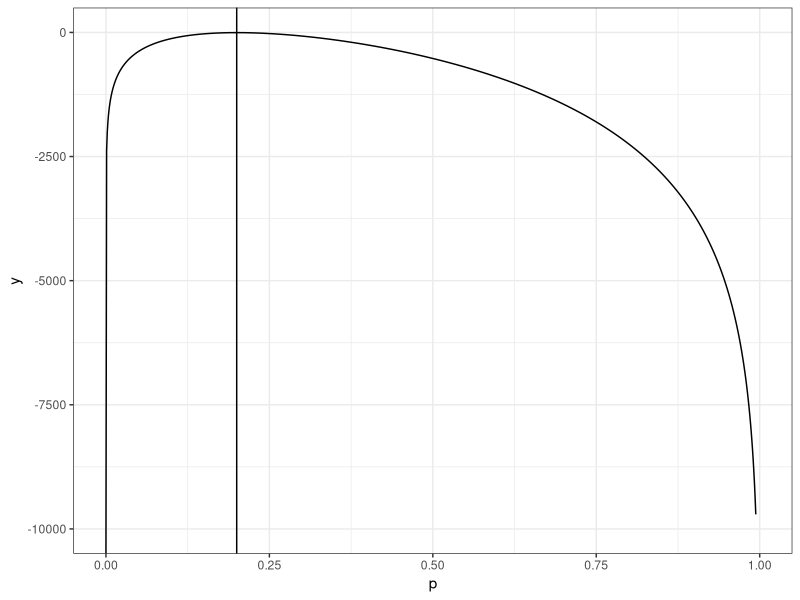
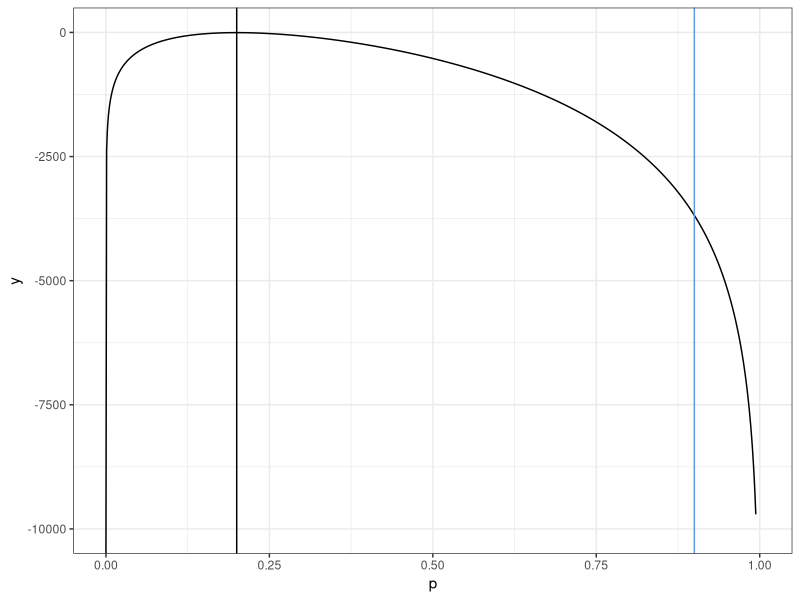
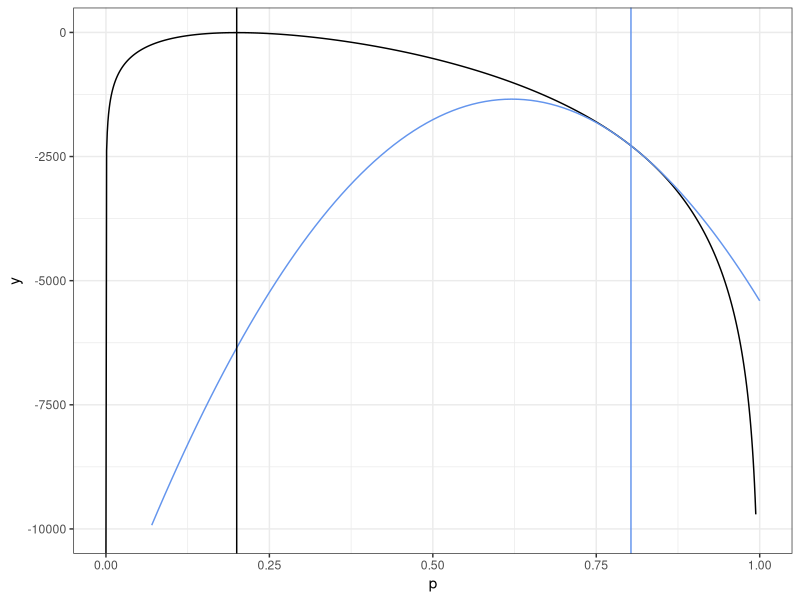
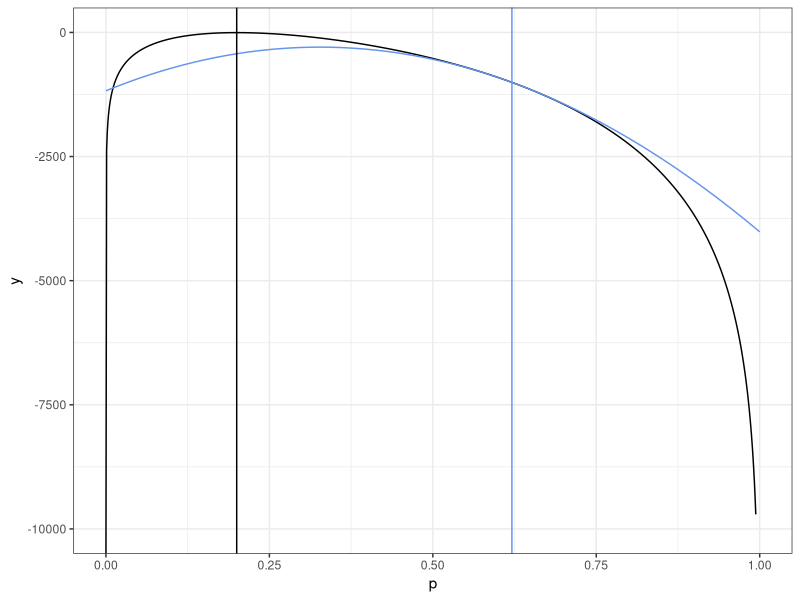
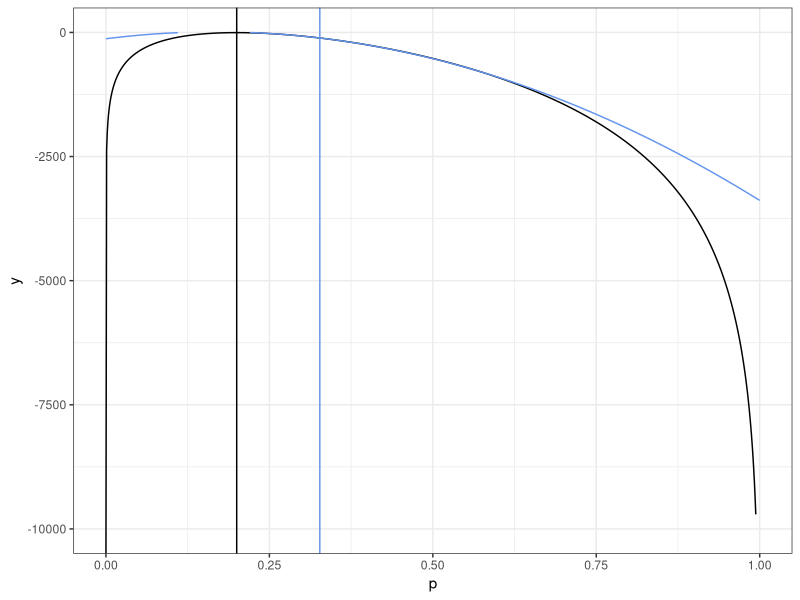
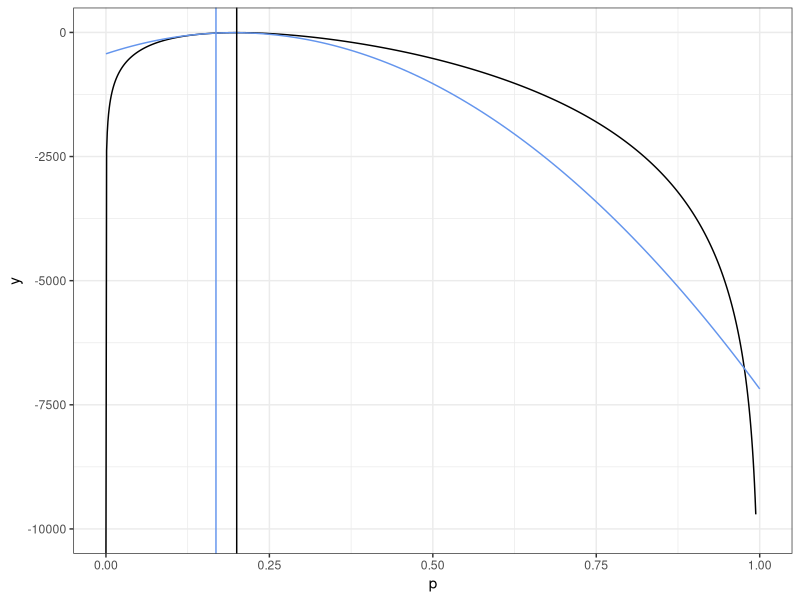
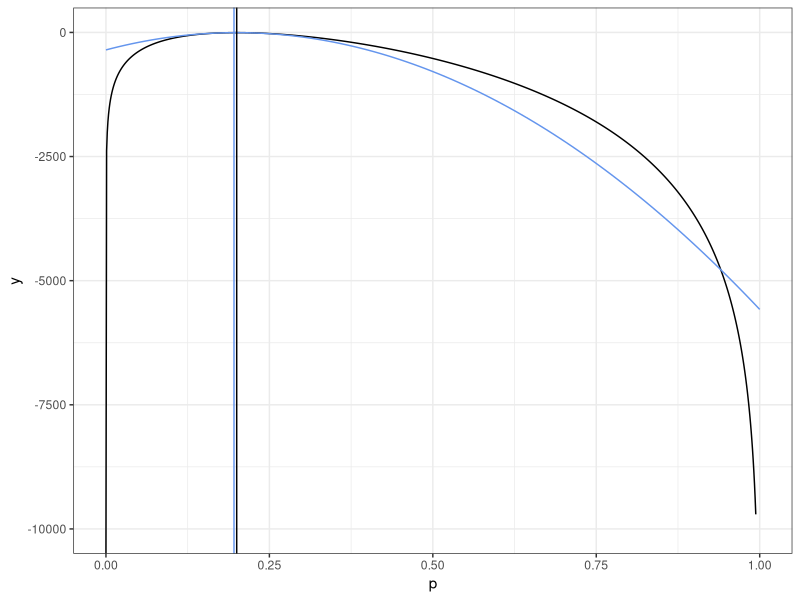
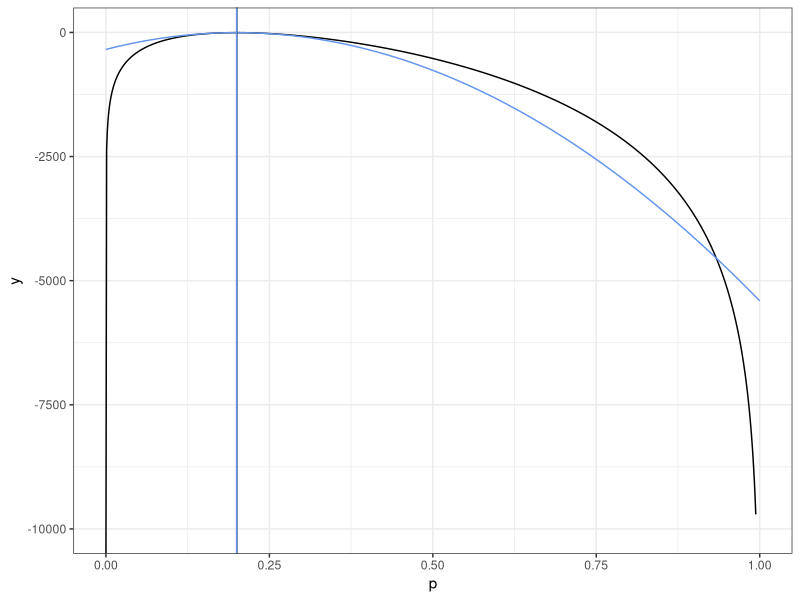

Write R code to recreate these figures, in order.
## ---- chunk 1
knitr::opts_chunk$set(echo = TRUE)

library(dplyr)
library(ggplot2)
## ---- chunk 2
loglikelihood <- function(p) {
  result <- vector("numeric", length(p))
  for(i in seq_along(p)) {
    result[i] <- dbinom(540, size = 2700, prob = p[i], log = TRUE)
  }
  
  return(result)
}

ggplot(data = data.frame(p = c(0, 1)), mapping = aes(x = p)) +
  stat_function(fun = loglikelihood, n = 1001) +
  geom_vline(xintercept = 0.2) +
  ylim(c(-10000, 0)) +
  theme_bw()
## ---- chunk 3
loglikelihood <- function(p) {
  result <- vector("numeric", length(p))
  for(i in seq_along(p)) {
    result[i] <- dbinom(540, size = 2700, prob = p[i], log = TRUE)
  }
  
  return(result)
}

ggplot(data = data.frame(p = c(0, 1)), mapping = aes(x = p)) +
  stat_function(fun = loglikelihood, n = 1001) +
  geom_vline(xintercept = 0.2) +
  geom_vline(xintercept = 0.9, color = "cornflowerblue") +
  ylim(c(-10000, 0)) +
  theme_bw()
## ---- chunk 4
p_old <- 0.9
dl_dp <- (540/p_old + (540 - 2700)/(1 - p_old))
d2l_dp2 <- (-540/(p_old^2) + (540-2700)/((1 - p_old)^2))
p_updated <- p_old - dl_dp / d2l_dp2
p_updated
# to start next update, you could set p_old <- p_updated
# and re-use the rest of the code
## ---- chunk 5
loglikelihood <- function(p) {
  result <- vector("numeric", length(p))
  for(i in seq_along(p)) {
    result[i] <- dbinom(540, size = 2700, prob = p[i], log = TRUE)
  }
  
  return(result)
}

P_2 <- function(p, p_center) {
  dl_dp <- (540/p_center + (540 - 2700)/(1 - p_center))
  d2l_dp2 <- (-540/(p_center^2) + (540-2700)/((1 - p_center)^2))
  loglikelihood(p_center) +
    dl_dp * (p - p_center) +
    0.5 * d2l_dp2 * (p - p_center)^2
}

ggplot(data = data.frame(p = c(0, 1)), mapping = aes(x = p)) +
  stat_function(fun = loglikelihood, n = 1001) +
  stat_function(fun = P_2,
    args = list(p_center = p_updated),
    color = "cornflowerblue") +
  geom_vline(xintercept = 0.2) +
  geom_vline(xintercept = p_updated, color = "cornflowerblue") +
  ylim(c(-10000, 0)) +
  theme_bw()
## ---- chunk 6
p_old <- p_updated
dl_dp <- (540/p_old + (540 - 2700)/(1 - p_old))
d2l_dp2 <- (-540/(p_old^2) + (540-2700)/((1 - p_old)^2))
p_updated <- p_old - dl_dp / d2l_dp2
p_updated
## ---- chunk 7
ggplot(data = data.frame(p = c(0, 1)), mapping = aes(x = p)) +
  stat_function(fun = loglikelihood, n = 1001) +
  stat_function(fun = P_2,
    args = list(p_center = p_updated),
    color = "cornflowerblue") +
  geom_vline(xintercept = 0.2) +
  geom_vline(xintercept = p_updated, color = "cornflowerblue") +
  ylim(c(-10000, 0)) +
  theme_bw()
## ---- chunk 8
p_old <- p_updated
dl_dp <- (540/p_old + (540 - 2700)/(1 - p_old))
d2l_dp2 <- (-540/(p_old^2) + (540-2700)/((1 - p_old)^2))
p_updated <- p_old - dl_dp / d2l_dp2
p_updated
## ---- chunk 9
ggplot(data = data.frame(p = c(0, 1)), mapping = aes(x = p)) +
  stat_function(fun = loglikelihood, n = 1001) +
  stat_function(fun = P_2,
    args = list(p_center = p_updated),
    color = "cornflowerblue") +
  geom_vline(xintercept = 0.2) +
  geom_vline(xintercept = p_updated, color = "cornflowerblue") +
  ylim(c(-10000, 0)) +
  theme_bw()
## ---- chunk 10
p_old <- p_updated
dl_dp <- (540/p_old + (540 - 2700)/(1 - p_old))
d2l_dp2 <- (-540/(p_old^2) + (540-2700)/((1 - p_old)^2))
p_updated <- p_old - dl_dp / d2l_dp2
p_updated
## ---- chunk 11
ggplot(data = data.frame(p = c(0, 1)), mapping = aes(x = p)) +
  stat_function(fun = loglikelihood, n = 1001) +
  stat_function(fun = P_2,
    args = list(p_center = p_updated),
    color = "cornflowerblue") +
  geom_vline(xintercept = 0.2) +
  geom_vline(xintercept = p_updated, color = "cornflowerblue") +
  ylim(c(-10000, 0)) +
  theme_bw()
## ---- chunk 12
p_old <- p_updated
dl_dp <- (540/p_old + (540 - 2700)/(1 - p_old))
d2l_dp2 <- (-540/(p_old^2) + (540-2700)/((1 - p_old)^2))
p_updated <- p_old - dl_dp / d2l_dp2
p_updated
## ---- chunk 13
ggplot(data = data.frame(p = c(0, 1)), mapping = aes(x = p)) +
  stat_function(fun = loglikelihood, n = 1001) +
  stat_function(fun = P_2,
    args = list(p_center = p_updated),
    color = "cornflowerblue") +
  geom_vline(xintercept = 0.2) +
  geom_vline(xintercept = p_updated, color = "cornflowerblue") +
  ylim(c(-10000, 0)) +
  theme_bw()
## ---- chunk 14
p_old <- p_updated
dl_dp <- (540/p_old + (540 - 2700)/(1 - p_old))
d2l_dp2 <- (-540/(p_old^2) + (540-2700)/((1 - p_old)^2))
p_updated <- p_old - dl_dp / d2l_dp2
p_updated
## ---- chunk 15
ggplot(data = data.frame(p = c(0, 1)), mapping = aes(x = p)) +
  stat_function(fun = loglikelihood, n = 1001) +
  stat_function(fun = P_2,
    args = list(p_center = p_updated),
    color = "cornflowerblue") +
  geom_vline(xintercept = 0.2) +
  geom_vline(xintercept = p_updated, color = "cornflowerblue") +
  ylim(c(-10000, 0)) +
  theme_bw()
## ---- chunk 16
tol <- 1e-8
max_iter <- 100

recent_diff <- Inf

i <- 0

p_updated <- 0.9

while(recent_diff > tol && i < max_iter) {
  i <- i + 1
  p_old <- p_updated
  
  dl_dp <- (540/p_old + (540 - 2700)/(1 - p_old))
  d2l_dp2 <- (-540/(p_old^2) + (540-2700)/((1 - p_old)^2))
  p_updated <- p_old - dl_dp / d2l_dp2
  
  recent_diff <- abs(p_updated - p_old)
}

print(paste0("number of iterations run = ", i))
print(paste0("last update amount = ", recent_diff))
print(paste0("final estimate = ", p_updated))
